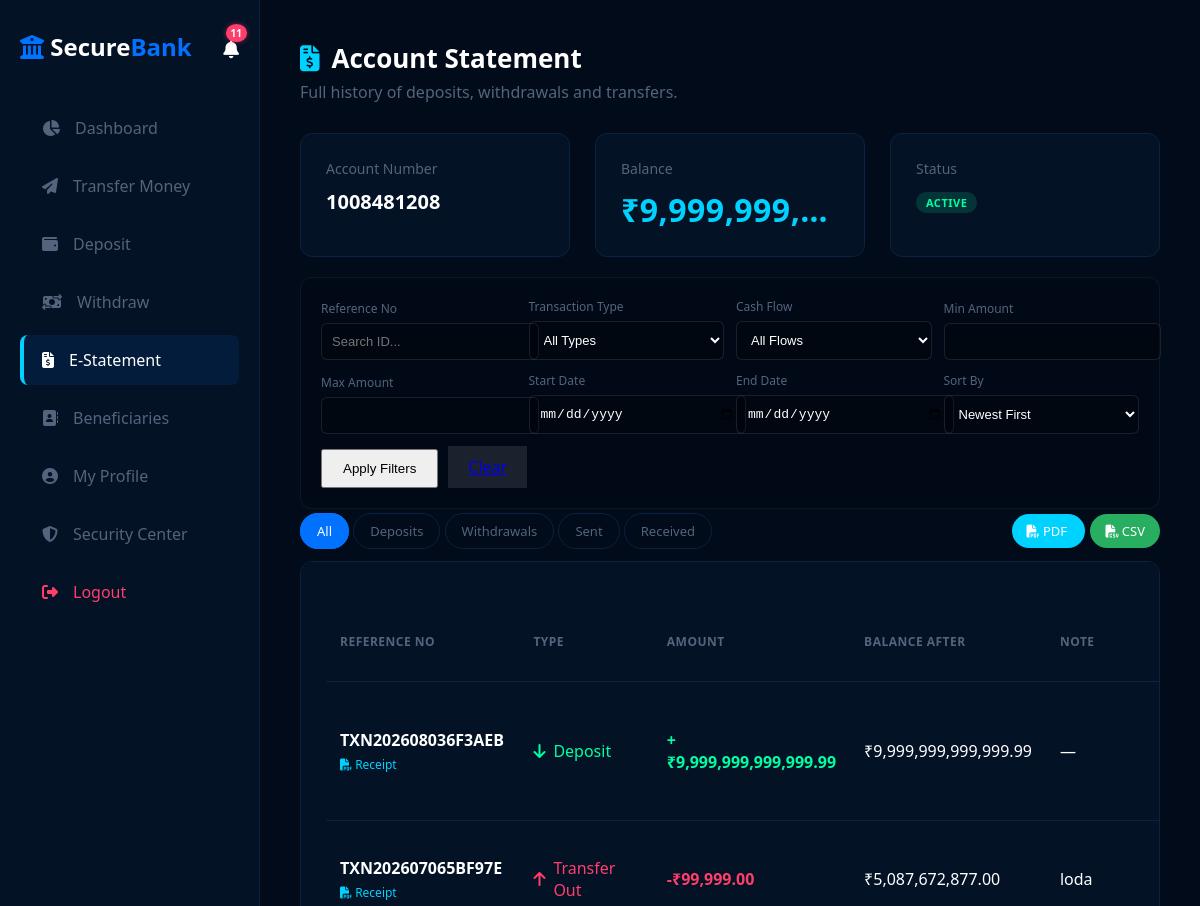
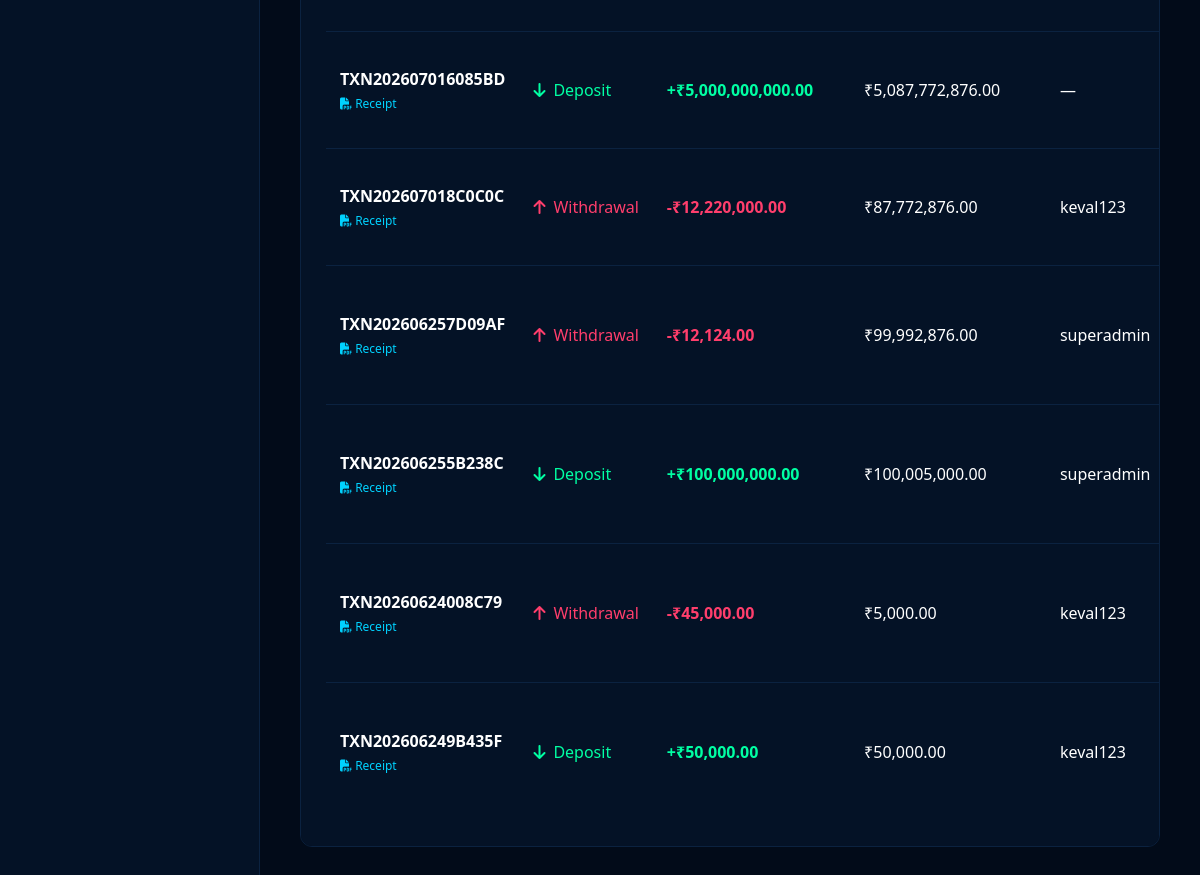
/user/statement.php (signed in), run on the app's committed database (2 pictures, top to bottom).
### tables this page shows
CREATE TABLE `accounts` (
  `account_id` int(11) NOT NULL,
  `user_id` int(11) NOT NULL,
  `account_number` varchar(20) NOT NULL,
  `balance` decimal(15,2) NOT NULL DEFAULT 0.00,
  `pin` varchar(255) NOT NULL,
  `status` enum('active','frozen','closed') DEFAULT 'active',
  `account_type` enum('savings','checking','current') DEFAULT 'savings',
  `created_at` timestamp NOT NULL DEFAULT current_timestamp(),
  `updated_at` timestamp NOT NULL DEFAULT current_timestamp() ON UPDATE current_timestamp()
);

CREATE TABLE `transactions` (
  `transaction_id` int(11) NOT NULL,
  `account_id` int(11) NOT NULL,
  `type` enum('deposit','withdraw','transfer_in','transfer_out') NOT NULL,
  `amount` decimal(15,2) NOT NULL,
  `balance_after` decimal(15,2) NOT NULL,
  `reference_no` varchar(30) NOT NULL,
  `note` varchar(255) DEFAULT NULL,
  `related_account_id` int(11) DEFAULT NULL,
  `created_at` timestamp NOT NULL DEFAULT current_timestamp()
);

### includes/functions.php (called while the page is built, shortened)
<?php
function formatCurrency($amount) { return '₹' . number_format($amount, 2); }
function validateAccountStatus($conn, $user_id, $operation_type = 'financial') {
    $stmt = mysqli_prepare($conn, "SELECT a.*, u.status as user_status FROM accounts a JOIN users u ON a.user_id = u.user_id WHERE a.user_id=?");
    mysqli_stmt_bind_param($stmt, 'i', $user_id);
    mysqli_stmt_execute($stmt);
    $account = mysqli_fetch_assoc(mysqli_stmt_get_result($stmt));
    return $account;
}

### user/statement.php (the view, shortened to what this page needs)
<?php
require_once '../config/session.php';
require_once '../includes/functions.php';
$user_id = $_SESSION['user_id'];
$account = validateAccountStatus($conn, $user_id, 'view');
$limit = 20;
$page = isset($_GET['page']) && is_numeric($_GET['page']) ? (int)$_GET['page'] : 1;
$offset = ($page - 1) * $limit;
$f_txn_id = trim($_GET['txn_id'] ?? '');
$f_type = trim($_GET['type'] ?? 'all');
$f_min = trim($_GET['min_amount'] ?? '');
$f_max = trim($_GET['max_amount'] ?? '');
$f_start = trim($_GET['start_date'] ?? '');
$f_end = trim($_GET['end_date'] ?? '');
$f_sort = trim($_GET['sort'] ?? 'newest');
$where = ["account_id = ?"];
$params = [$account['account_id']];
$types = "i";
$order_by = "transaction_id DESC";
$where_clause = implode(" AND ", $where);
$base_sql = "FROM transactions WHERE $where_clause";
$sql = "SELECT * " . $base_sql . " ORDER BY " . $order_by . " LIMIT ? OFFSET ?";
$stmt = mysqli_prepare($conn, $sql);
$types_fetch = $types . "ii";
$params_fetch = $params;
$params_fetch[] = $limit;
$params_fetch[] = $offset;
mysqli_stmt_bind_param($stmt, $types_fetch, ...$params_fetch);
mysqli_stmt_execute($stmt);
$transactions = mysqli_stmt_get_result($stmt);
function txnMeta($type) {
    switch ($type) {
        case 'deposit':      return ['label' => 'Deposit',        'sign' => '+', 'class' => 'status-deposit',  'icon' => 'fa-arrow-down'];
        case 'withdraw':     return ['label' => 'Withdrawal',     'sign' => '-', 'class' => 'status-withdraw', 'icon' => 'fa-arrow-up'];
        case 'transfer_out': return ['label' => 'Transfer Out',   'sign' => '-', 'class' => 'status-withdraw', 'icon' => 'fa-arrow-up'];
    }
}
$exportPdfUrl = "statement_pdf.php?" . http_build_query($_GET);
$exportCsvUrl = "?" . http_build_query(array_merge($_GET, ['export' => 'csv']));
?>
<!DOCTYPE html>
<html lang="en">
<head>
    <link rel="stylesheet" href="../assets/css/premium-theme.css">
    <link rel="stylesheet" href="../assets/css/app-theme.css">
    <link rel="stylesheet" href="https://cdnjs.cloudflare.com/ajax/libs/font-awesome/6.4.0/css/all.min.css">
</head>
<body>
<div class="dashboard-container">
    <?php include __DIR__ . '/partials/sidebar.php'; ?>
    <main class="main-content">
        <header class="page-header">
            <div>
                <h1><i class="fa-solid fa-file-invoice-dollar" style="color: var(--accent-blue);"></i> Account Statement</h1>
                <p>Full history of deposits, withdrawals and transfers.</p>
            </div>
        </header>
        <div class="stats-grid" style="grid-template-columns: repeat(auto-fit, minmax(200px, 1fr)); margin-bottom: 20px;">
            <div class="stat-card">
                <div style="color: var(--text-muted); font-size: 14px;">Account Number</div>
                <div style="font-size: 20px; font-weight: bold; margin-top: 10px;"><?= $account['account_number'] ?></div>
            </div>
            <div class="stat-card">
                <div style="color: var(--text-muted); font-size: 14px;">Balance</div>
                <div class="balance-amount"><?= formatCurrency($account['balance']) ?></div>
            </div>
            <div class="stat-card">
                <div style="color: var(--text-muted); font-size: 14px;">Status</div>
                <div style="margin-top: 12px;"><span class="badge-status badge-<?= $account['status'] ?>"><?= ucfirst($account['status']) ?></span></div>
            </div>
        </div>
        <div class="filter-card">
            <form method="GET" class="filter-form">
                <div>
                    <label>Reference No</label>
                    <input type="text" name="txn_id" value="<?= htmlspecialchars($f_txn_id) ?>" placeholder="Search ID...">
                </div>
                <div>
                    <label>Transaction Type</label>
                    <select name="type">
                        <option value="all">All Types</option>
                    </select>
                </div>
                <div>
                    <label>Cash Flow</label>
                    <select name="flow">
                        <option value="">All Flows</option>
                    </select>
                </div>
                <div>
                    <label>Min Amount</label>
                    <input type="number" step="0.01" name="min_amount" value="<?= htmlspecialchars($f_min) ?>">
                </div>
                <div>
                    <label>Max Amount</label>
                    <input type="number" step="0.01" name="max_amount" value="<?= htmlspecialchars($f_max) ?>">
                </div>
                <div>
                    <label>Start Date</label>
                    <input type="date" name="start_date" value="<?= htmlspecialchars($f_start) ?>">
                </div>
                <div>
                    <label>End Date</label>
                    <input type="date" name="end_date" value="<?= htmlspecialchars($f_end) ?>">
                </div>
                <div>
                    <label>Sort By</label>
                    <select name="sort">
                        <option value="newest" <?= $f_sort==='newest'?'selected':'' ?>>Newest First</option>
                    </select>
                </div>
                <div style="display:flex; gap:10px; align-items:flex-end; grid-column: 1 / -1;">
                    <button type="submit" class="btn" style="padding: 10px 20px;">Apply Filters</button>
                    <a href="statement.php" class="btn" style="background: rgba(255,255,255,0.1); padding: 10px 20px;">Clear</a>
                </div>
            </form>
        </div>
        <div class="filter-row" style="display: flex; justify-content: space-between; align-items: center; margin-top:-10px;">
            <div>
                <a href="?type=all"          class="filter-chip <?= $f_type==='all' && empty($_GET['flow']) && empty($_GET['txn_id'])?'active':'' ?>">All</a>
                <a href="?type=deposit"      class="filter-chip <?= $f_type==='deposit'?'active':'' ?>">Deposits</a>
                <a href="?type=withdraw"     class="filter-chip <?= $f_type==='withdraw'?'active':'' ?>">Withdrawals</a>
                <a href="?type=transfer_out" class="filter-chip <?= $f_type==='transfer_out'?'active':'' ?>">Sent</a>
                <a href="?type=transfer_in"  class="filter-chip <?= $f_type==='transfer_in'?'active':'' ?>">Received</a>
            </div>
            <div>
                <a href="<?= $exportPdfUrl ?>" target="_blank" class="btn" style="background: var(--accent-blue); color: white; padding: 8px 15px; text-decoration: none; border-radius: 20px; font-size: 13px; margin-right: 5px;">
                    <i class="fa-solid fa-file-pdf"></i> PDF
                </a>
                <a href="<?= $exportCsvUrl ?>" class="btn" style="background: #27ae60; color: white; padding: 8px 15px; text-decoration: none; border-radius: 20px; font-size: 13px;">
                    <i class="fa-solid fa-file-csv"></i> CSV
                </a>
            </div>
        </div>
        <div class="table-container">
            <table>
                <thead>
                    <tr>
                        <th>Reference No</th>
                        <th>Type</th>
                        <th>Amount</th>
                        <th>Balance After</th>
                        <th>Note</th>
                    </tr>
                </thead>
                <tbody>
                <?php $count=0; while ($txn = mysqli_fetch_assoc($transactions)): $count++; $meta = txnMeta($txn['type']); ?>
                    <tr>
                        <td>
                            <div style="font-weight:600;"><?= htmlspecialchars($txn['reference_no']) ?></div>
                            <div style="font-size:12px; margin-top:5px;">
                                <a href="receipt.php?id=<?= $txn['transaction_id'] ?>" target="_blank" style="color:var(--accent-blue); text-decoration:none;"><i class="fa-solid fa-file-pdf"></i> Receipt</a>
                            </div>
                        </td>
                        <td>
                            <span class="txn-type <?= $meta['class'] ?>">
                                <i class="fa-solid <?= $meta['icon'] ?>"></i> <?= $meta['label'] ?>
                            </span>
                        </td>
                        <td class="<?= $meta['class'] ?>" style="font-weight: 600;">
                            <?= $meta['sign'] ?><?= formatCurrency($txn['amount']) ?>
                        </td>
                        <td><?= formatCurrency($txn['balance_after']) ?></td>
                        <td><?= htmlspecialchars($txn['note'] ?: '—') ?></td>
                    </tr>
                <?php endwhile; ?>
                </tbody>
            </table>
        </div>
    </main>
</div>
</body>
</html>

### assets/css/premium-theme.css (style rules this page uses)
:root { --bg-dark: #020b19; --bg-card: #041226; --primary-glow: #0072ff; --accent-blue: #00d2ff; --text-main: #ffffff; --text-muted: #53647c; --border-color: #0b2240; }
body { background-color: var(--bg-dark); color: var(--text-main); font-family: 'Segoe UI', Roboto, sans-serif; margin: 0; padding: 0; }

### assets/css/app-theme.css (style rules this page uses)
.dashboard-container { display: grid; grid-template-columns: 260px 1fr; min-height: 100vh; }
.main-content { padding: 40px; overflow-y: auto; }
.page-header { display: flex; align-items: center; justify-content: space-between; flex-wrap: wrap; gap: 15px; margin-bottom: 30px; }
.page-header h1 { margin: 0; font-size: 26px; display: flex; align-items: center; gap: 12px; }
.page-header p { color: var(--text-muted); margin: 5px 0 0 0; }
.stats-grid { display: grid; grid-template-columns: repeat(auto-fit, minmax(250px, 1fr)); gap: 25px; margin-bottom: 30px; }
.stat-card { background: var(--bg-card); border: 1px solid var(--border-color); border-radius: 12px; padding: 25px; position: relative; min-width: 0; }
.balance-amount { font-size: 32px; font-weight: bold; margin-top: 10px; color: var(--accent-blue); letter-spacing: 0.5px; overflow: hidden; text-overflow: ellipsis; white-space: nowrap; width: 100%; display: block; }
.badge-status { display: inline-block; padding: 3px 10px; border-radius: 20px; font-size: 11px; font-weight: 600; text-transform: uppercase; letter-spacing: .5px; }
.badge-active { background: rgba(0,255,163,0.15); color: #00ffa3; }
.table-container { background: var(--bg-card); border: 1px solid var(--border-color); border-radius: 12px; padding: 25px; min-width: 0; overflow-x: auto; }
table { width: 100%; border-collapse: collapse; margin-top: 15px; min-width: 500px; }
th, td { text-align: left; padding: 14px; border-bottom: 1px solid var(--border-color); }
th { color: var(--text-muted); font-weight: 600; font-size: 12px; text-transform: uppercase; letter-spacing: .5px; }
tr:last-child td { border-bottom: none; }
.status-deposit { color: #00ffa3; }
.status-withdraw { color: #ff3e6c; }
.txn-type { display: flex; align-items: center; gap: 8px; }
.filter-row { display: flex; flex-wrap: wrap; gap: 8px; margin-bottom: 20px; }
.filter-chip { padding: 8px 16px; border-radius: 20px; border: 1px solid var(--border-color); color: var(--text-muted); text-decoration: none; font-size: 13px; transition: all .2s; }
.filter-chip.active { background: var(--primary-glow); border-color: var(--primary-glow); color: #fff; }
.stat-card, .table-container, .profile-card, .flow-card, .form-card, .balance-pill, .alert-flash, .quick-action { transition: transform 0.8s cubic-bezier(0.34, 1.56, 0.64, 1), box-shadow 0.8s ease, border-color 0.8s ease !important; }
body { transition: background-color 1s ease; }

### user/statement.php (style rules this page uses)
.filter-card { background: rgba(0,0,0,0.1); padding: 20px; border-radius: 12px; margin-bottom: 20px; border: 1px solid rgba(255,255,255,0.05); }
.filter-form { display: grid; grid-template-columns: repeat(auto-fill, minmax(180px, 1fr)); gap: 12px; align-items: flex-end; }
.filter-form label { display: block; margin-bottom: 6px; color: var(--text-muted); font-size: 12px; }
.filter-form input, .filter-form select { width: 100%; padding: 10px; border-radius: 6px; border: 1px solid rgba(255,255,255,0.1); background: rgba(0,0,0,0.2); color: white; font-size: 13px; }

### data on the page
accounts: account_number "1008481208", balance "₹9,999,999,…", status "ACTIVE"
transactions: reference_no "TXN202608036F3AEB", type "Deposit", type "+", amount "₹9,999,999,999,999.99", balance_after "₹9,999,999,999,999.99", note "—"
transactions: reference_no "TXN202607065BF97E", type "Transfer Out", type "-", amount "₹99,999.00", balance_after "₹5,087,672,877.00", note "loda"
transactions: reference_no "TXN202607016085BD", type "Deposit", type "+", amount "₹5,000,000,000.00", balance_after "₹5,087,772,876.00", note "—"
transactions: reference_no "TXN202607018C0C0C", type "Withdrawal", type "-", amount "₹12,220,000.00", balance_after "₹87,772,876.00", note "keval123"
transactions: reference_no "TXN202606257D09AF", type "Withdrawal", type "-", amount "₹12,124.00", balance_after "₹99,992,876.00", note "superadmin"
transactions: reference_no "TXN202606255B238C", type "Deposit", type "+", amount "₹100,000,000.00", balance_after "₹100,005,000.00", note "superadmin"
transactions: reference_no "TXN20260624008C79", type "Withdrawal", type "-", amount "₹45,000.00", balance_after "₹5,000.00", note "keval123"
transactions: reference_no "TXN202606249B435F", type "Deposit", type "+", amount "₹50,000.00", balance_after "₹50,000.00", note "keval123"

### other printed values
$unread "11"
$item[2] "Dashboard"
$item[2] "Transfer Money"
$item[2] "Deposit"
$item[2] "Withdraw"
$item[2] "E-Statement"
$item[2] "Beneficiaries"
$item[2] "My Profile"
$item[2] "Security Center"
